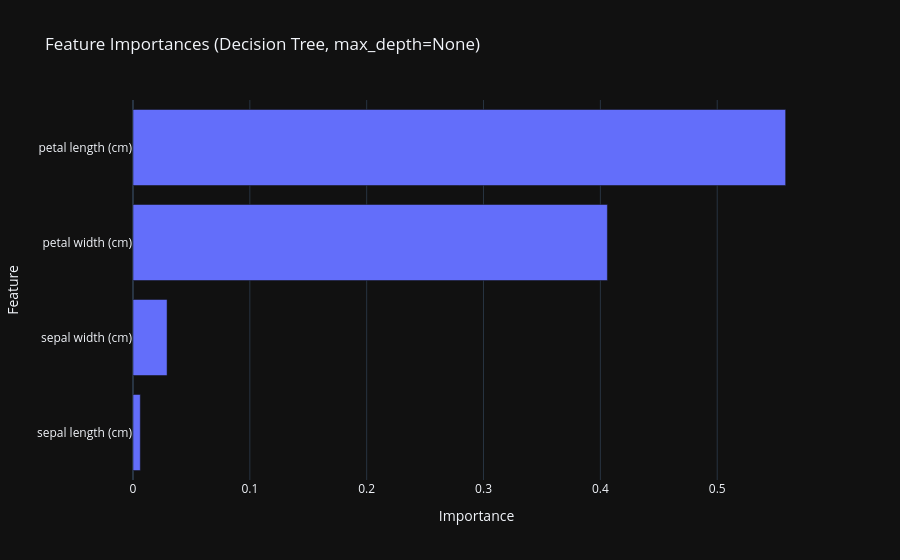

Notebook code for this chart:
### Markdown cell above
---
## Part 7. Feature Importance — 어떤 변수가 중요했나?

### Feature Importance란?

결정 트리의 또 다른 장점: **어떤 피처가 분류에 가장 중요한 역할을 했는지** 알 수 있음!

- 각 분기마다 불순도를 **얼마나 줄였는지** 합산
- 값이 클수록 → 그 피처가 더 중요하게 사용됨
- 모든 importance의 합 = 1.0

| Feature Importance | 의미 |
|:------------------:|------|
| 0.6 | 이 피처가 전체 불순도 감소의 60%를 담당 |
| 0.0 | 이 피처는 분기에 한 번도 사용되지 않음 |

> **로지스틱 회귀**의 계수(coefficient)와 비슷한 역할!  
> 하지만 트리의 importance는 **비선형 관계도 반영**한다는 차이

### Code cell
# Feature Importance 시각화 (깊이 무제한 모델(예제용))
importances = pd.Series(dt.feature_importances_, index=feature_names).sort_values()

fig = px.bar(importances, orientation="h",
             title="Feature Importances (Decision Tree, max_depth=None)",
             template="plotly_dark")
fig.update_layout(xaxis_title="Importance", yaxis_title="Feature",
                  showlegend=False)
fig.show()

### Figure 1 — Plotly figure (JSON) as saved in the notebook; plotly's stock layout.template omitted (floating-point values rounded to 4 significant figures)
{"data": [{"hovertemplate": "variable=0<br>value=%{x}<br>index=%{y}<extra></extra>", "legendgroup": "0", "marker": {"color": "#636efa", "pattern": {"shape": ""}}, "name": "0", "orientation": "h", "showlegend": true, "textposition": "auto", "type": "bar", "x": [0.00625, 0.02917, 0.406, 0.5586], "xaxis": "x", "y": ["sepal length (cm)", "sepal width (cm)", "petal width (cm)", "petal length (cm)"], "yaxis": "y"}], "layout": {"barmode": "relative", "legend": {"title": {"text": "variable"}, "tracegroupgap": 0}, "showlegend": false, "title": {"text": "Feature Importances (Decision Tree, max_depth=None)"}, "xaxis": {"anchor": "y", "domain": [0, 1], "title": {"text": "Importance"}}, "yaxis": {"anchor": "x", "domain": [0, 1], "title": {"text": "Feature"}}}}
